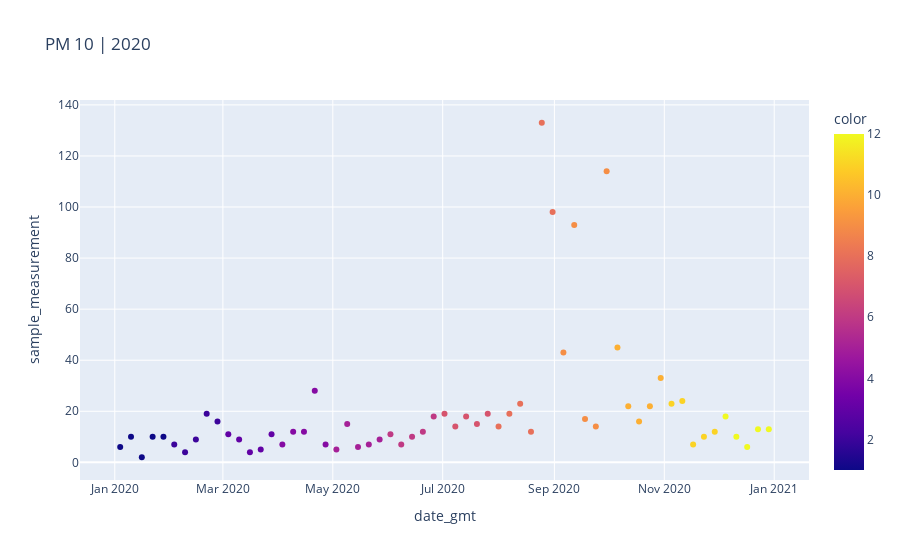
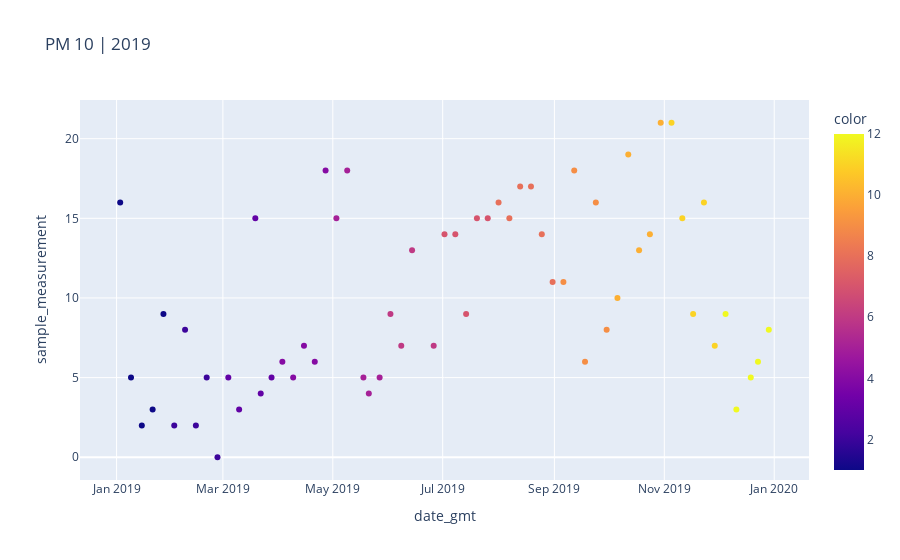

Notebook source saved alongside these figures, in order:
### Code cell
#PM10
#2020

response = requests.get(f'https://aqs.epa.gov/data/api/sampleData/bySite?email={email}&key={key}&param={pm10}&bdate={y1}0101&edate={y1}1231&state={state}&county={county}&site={sitecode}')
js = response.json()
data01= pd.DataFrame(js['Data'])

ds01 = data01.sort_values(['date_gmt', 'time_gmt'])
ds01['date_gmt'] = pd.to_datetime(ds01['date_gmt'])
# ds01.plot(x='date_gmt', y='sample_measurement')

print(ds01.date_gmt.groupby([ds01.date_gmt.dt.year, ds01.date_gmt.dt.month])
  .nunique()
  .rename_axis(['year', 'month'])
  .reset_index(name='unique days'))

fig3 = px.scatter(ds01, x="date_gmt", y="sample_measurement", title = 'PM 10 | 2020', color = ds01.date_gmt.dt.month)
fig3.show()

##########################################################################################################

#2019

response = requests.get(f'https://aqs.epa.gov/data/api/sampleData/bySite?email={email}&key={key}&param={pm10}&bdate={y2}0101&edate={y2}1231&state={state}&county={county}&site={sitecode}')
js = response.json()
data02= pd.DataFrame(js['Data'])
print(data02.shape)

ds02 = data02.sort_values(['date_gmt', 'time_gmt'])
ds02['date_gmt'] = pd.to_datetime(ds02['date_gmt'])
# ds2.plot(x='date_gmt', y='sample_measurement')

print(ds02.date_gmt.groupby([ds02.date_gmt.dt.year, ds02.date_gmt.dt.month])
  .nunique()
  .rename_axis(['year', 'month'])
  .reset_index(name='unique days'))

fig4 = px.scatter(ds02, x="date_gmt", y="sample_measurement", title = 'PM 10 | 2019', color = ds02.date_gmt.dt.month)
fig4.show()

##########################################################################################################

fig, ax = plt.subplots(1, 2, figsize=(16,8), sharey=True)
fig.suptitle(f'{county_name} | PM 10')
ax[0].plot(ds02['date_gmt'], ds02['sample_measurement'])
ax[0].set(title = '2019', ylabel = 'PM10')
ax[1].plot(ds01['date_gmt'], ds01['sample_measurement'])
ax[1].set(title = '2020', ylabel = 'PM10')

plt.show()

### Figure 1 — Plotly figure (JSON) as saved in the notebook; plotly's stock layout.template omitted (floating-point values rounded to 4 significant figures)
{"data": [{"hovertemplate": "date_gmt=%{x}<br>sample_measurement=%{y}<br>color=%{marker.color}<extra></extra>", "legendgroup": "", "marker": {"color": [1, 1, 1, 1, 1, 2, 2, 2, 2, 2, 3, 3, 3, 3, 3, 4, 4, 4, 4, 4, 5, 5, 5, 5, 5, 6, 6, 6, 6, 6, 7, 7, 7, 7, 7, 8, 8, 8, 8, 8, 8, 9, 9, 9, 9, 9, 10, 10, 10, 10, 10, 11, 11, 11, 11, 11, 12, 12, 12, 12, 12], "coloraxis": "coloraxis", "symbol": "circle"}, "mode": "markers", "name": "", "showlegend": false, "type": "scatter", "x": ["2020-01-04T00:00:00", "2020-01-10T00:00:00", "2020-01-16T00:00:00", "2020-01-22T00:00:00", "2020-01-28T00:00:00", "2020-02-03T00:00:00", "2020-02-09T00:00:00", "2020-02-15T00:00:00", "2020-02-21T00:00:00", "2020-02-27T00:00:00", "2020-03-04T00:00:00", "2020-03-10T00:00:00", "2020-03-16T00:00:00", "2020-03-22T00:00:00", "2020-03-28T00:00:00", "2020-04-03T00:00:00", "2020-04-09T00:00:00", "2020-04-15T00:00:00", "2020-04-21T00:00:00", "2020-04-27T00:00:00", "2020-05-03T00:00:00", "2020-05-09T00:00:00", "2020-05-15T00:00:00", "2020-05-21T00:00:00", "2020-05-27T00:00:00", "2020-06-02T00:00:00", "2020-06-08T00:00:00", "2020-06-14T00:00:00", "2020-06-20T00:00:00", "2020-06-26T00:00:00", "2020-07-02T00:00:00", "2020-07-08T00:00:00", "2020-07-14T00:00:00", "2020-07-20T00:00:00", "2020-07-26T00:00:00", "2020-08-01T00:00:00", "2020-08-07T00:00:00", "2020-08-13T00:00:00", "2020-08-19T00:00:00", "2020-08-25T00:00:00", "2020-08-31T00:00:00", "2020-09-06T00:00:00", "2020-09-12T00:00:00", "2020-09-18T00:00:00", "2020-09-24T00:00:00", "2020-09-30T00:00:00", "2020-10-06T00:00:00", "2020-10-12T00:00:00", "2020-10-18T00:00:00", "2020-10-24T00:00:00", "2020-10-30T00:00:00", "2020-11-05T00:00:00", "2020-11-11T00:00:00", "2020-11-17T00:00:00", "2020-11-23T00:00:00", "2020-11-29T00:00:00", "2020-12-05T00:00:00", "2020-12-11T00:00:00", "2020-12-17T00:00:00", "2020-12-23T00:00:00", "2020-12-29T00:00:00"], "xaxis": "x", "y": [6, 10, 2, 10, 10, 7, 4, 9, 19, 16, 11, 9, 4, 5, 11, 7, 12, 12, 28, 7, 5, 15, 6, 7, 9, 11, 7, 10, 12, 18, 19, 14, 18, 15, 19, 14, 19, 23, 12, 133, 98, 43, 93, 17, 14, 114, 45, 22, 16, 22, 33, 23, 24, 7, 10, 12, 18, 10, 6, 13, 13], "yaxis": "y"}], "layout": {"coloraxis": {"colorbar": {"title": {"text": "color"}}, "colorscale": [[0, "#0d0887"], [0.1111, "#46039f"], [0.2222, "#7201a8"], [0.3333, "#9c179e"], [0.4444, "#bd3786"], [0.5556, "#d8576b"], [0.6667, "#ed7953"], [0.7778, "#fb9f3a"], [0.8889, "#fdca26"], [1, "#f0f921"]]}, "legend": {"tracegroupgap": 0}, "title": {"text": "PM 10 | 2020"}, "xaxis": {"anchor": "y", "domain": [0, 1], "title": {"text": "date_gmt"}}, "yaxis": {"anchor": "x", "domain": [0, 1], "title": {"text": "sample_measurement"}}}}

### Figure 2 — Plotly figure (JSON) as saved in the notebook; plotly's stock layout.template omitted (floating-point values rounded to 4 significant figures)
{"data": [{"hovertemplate": "date_gmt=%{x}<br>sample_measurement=%{y}<br>color=%{marker.color}<extra></extra>", "legendgroup": "", "marker": {"color": [1, 1, 1, 1, 1, 2, 2, 2, 2, 2, 3, 3, 3, 3, 3, 3, 4, 4, 4, 4, 4, 5, 5, 5, 5, 5, 5, 6, 6, 6, 6, 6, 7, 7, 7, 7, 7, 8, 8, 8, 8, 8, 8, 9, 9, 9, 9, 9, 10, 10, 10, 10, 10, 11, 11, 11, 11, 11, 12, 12, 12, 12, 12, 12], "coloraxis": "coloraxis", "symbol": "circle"}, "mode": "markers", "name": "", "showlegend": false, "type": "scatter", "x": ["2019-01-03T00:00:00", "2019-01-09T00:00:00", "2019-01-15T00:00:00", "2019-01-21T00:00:00", "2019-01-27T00:00:00", "2019-02-02T00:00:00", "2019-02-08T00:00:00", "2019-02-14T00:00:00", "2019-02-20T00:00:00", "2019-02-26T00:00:00", "2019-03-04T00:00:00", "2019-03-10T00:00:00", "2019-03-16T00:00:00", "2019-03-19T00:00:00", "2019-03-22T00:00:00", "2019-03-28T00:00:00", "2019-04-03T00:00:00", "2019-04-09T00:00:00", "2019-04-15T00:00:00", "2019-04-21T00:00:00", "2019-04-27T00:00:00", "2019-05-03T00:00:00", "2019-05-09T00:00:00", "2019-05-15T00:00:00", "2019-05-18T00:00:00", "2019-05-21T00:00:00", "2019-05-27T00:00:00", "2019-06-02T00:00:00", "2019-06-08T00:00:00", "2019-06-14T00:00:00", "2019-06-20T00:00:00", "2019-06-26T00:00:00", "2019-07-02T00:00:00", "2019-07-08T00:00:00", "2019-07-14T00:00:00", "2019-07-20T00:00:00", "2019-07-26T00:00:00", "2019-08-01T00:00:00", "2019-08-07T00:00:00", "2019-08-13T00:00:00", "2019-08-19T00:00:00", "2019-08-25T00:00:00", "2019-08-31T00:00:00", "2019-09-06T00:00:00", "2019-09-12T00:00:00", "2019-09-18T00:00:00", "2019-09-24T00:00:00", "2019-09-30T00:00:00", "2019-10-06T00:00:00", "2019-10-12T00:00:00", "2019-10-18T00:00:00", "2019-10-24T00:00:00", "2019-10-30T00:00:00", "2019-11-05T00:00:00", "2019-11-11T00:00:00", "2019-11-17T00:00:00", "2019-11-23T00:00:00", "2019-11-29T00:00:00", "2019-12-05T00:00:00", "2019-12-11T00:00:00", "2019-12-17T00:00:00", "2019-12-19T00:00:00", "2019-12-23T00:00:00", "2019-12-29T00:00:00"], "xaxis": "x", "y": [16, 5, 2, 3, 9, 2, 8, 2, 5, 0, 5, 3, null, 15, 4, 5, 6, 5, 7, 6, 18, 15, 18, null, 5, 4, 5, 9, 7, 13, null, 7, 14, 14, 9, 15, 15, 16, 15, 17, 17, 14, 11, 11, 18, 6, 16, 8, 10, 19, 13, 14, 21, 21, 15, 9, 16, 7, 9, 3, null, 5, 6, 8], "yaxis": "y"}], "layout": {"coloraxis": {"colorbar": {"title": {"text": "color"}}, "colorscale": [[0, "#0d0887"], [0.1111, "#46039f"], [0.2222, "#7201a8"], [0.3333, "#9c179e"], [0.4444, "#bd3786"], [0.5556, "#d8576b"], [0.6667, "#ed7953"], [0.7778, "#fb9f3a"], [0.8889, "#fdca26"], [1, "#f0f921"]]}, "legend": {"tracegroupgap": 0}, "title": {"text": "PM 10 | 2019"}, "xaxis": {"anchor": "y", "domain": [0, 1], "title": {"text": "date_gmt"}}, "yaxis": {"anchor": "x", "domain": [0, 1], "title": {"text": "sample_measurement"}}}}
